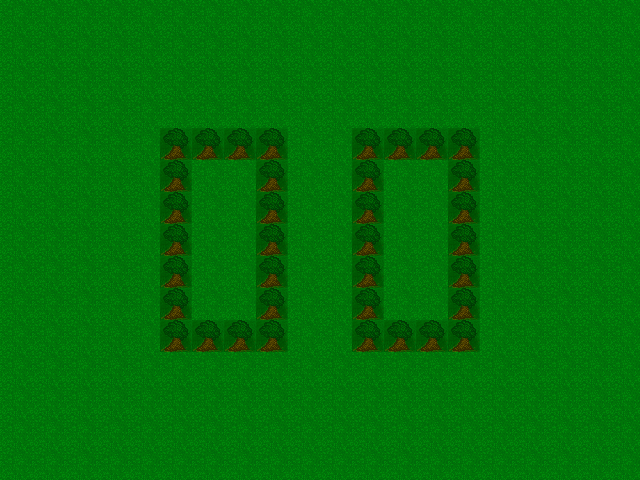

A 2D game scene composited from a Tiled map and its tileset images. What follows is a short description and the map's XML, with each tile layer's data collapsed to a summary:
An orthogonal 20x15 tile map with 32x32 px tiles, 1 tile layer (Tile Layer 1), 2 tilesets.

<map version="1.0" orientation="orthogonal" width="20" height="15" tilewidth="32" tileheight="32">
 <tileset firstgid="1" name="DarkerTree" tilewidth="32" tileheight="32">
  <image source="darkTree.png" width="32" height="32" />
 </tileset>
 <tileset firstgid="2" name="testMap1" tilewidth="32" tileheight="32">
  <image source="testMap1.png" width="640" height="480" />
 </tileset>
 <layer name="Tile Layer 1" width="20" height="15">
  <data>[300 cells, 300 non-empty, 2 distinct tile ids]</data>
 </layer>
</map>